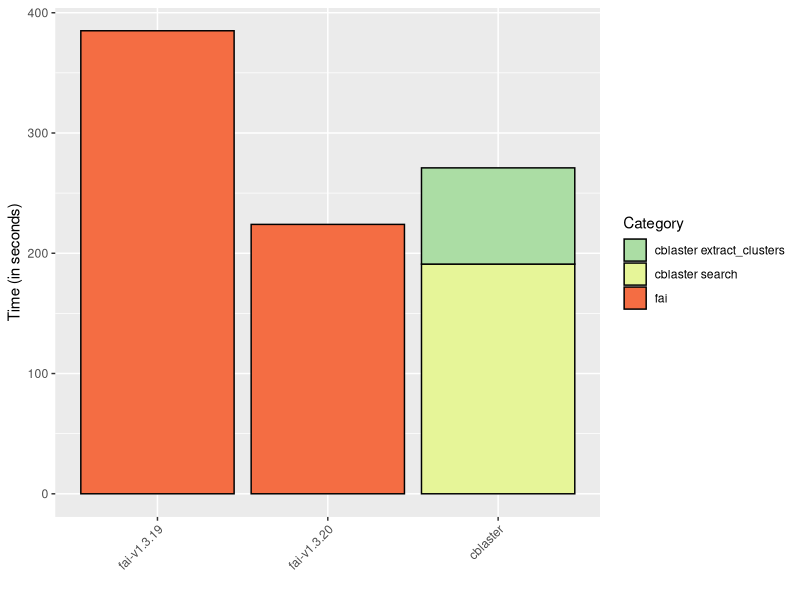

Here is the R script that generated this plot:
library(ggplot2)

dat <- read.table('Search_Data_with_v1.3.20.txt', header=T, sep='\t')

colors <- c('#ABDDA4', '#E6F598', '#F46D43')
names(colors) <- c('cblaster extract_clusters', 'cblaster search', 'fai')

pdf('Search_Data_RR.pdf', height=4, width=5)
ggplot(dat, aes(x=reorder(Method, Ord), y=Value, fill=Category)) + geom_bar(stat='identity', color='#000000') + xlab("") + ylab("Time (in seconds)") + theme(axis.text.x = element_text(angle = 45, vjust = 1, hjust=1)) + scale_fill_manual(values=colors)
dev.off()



